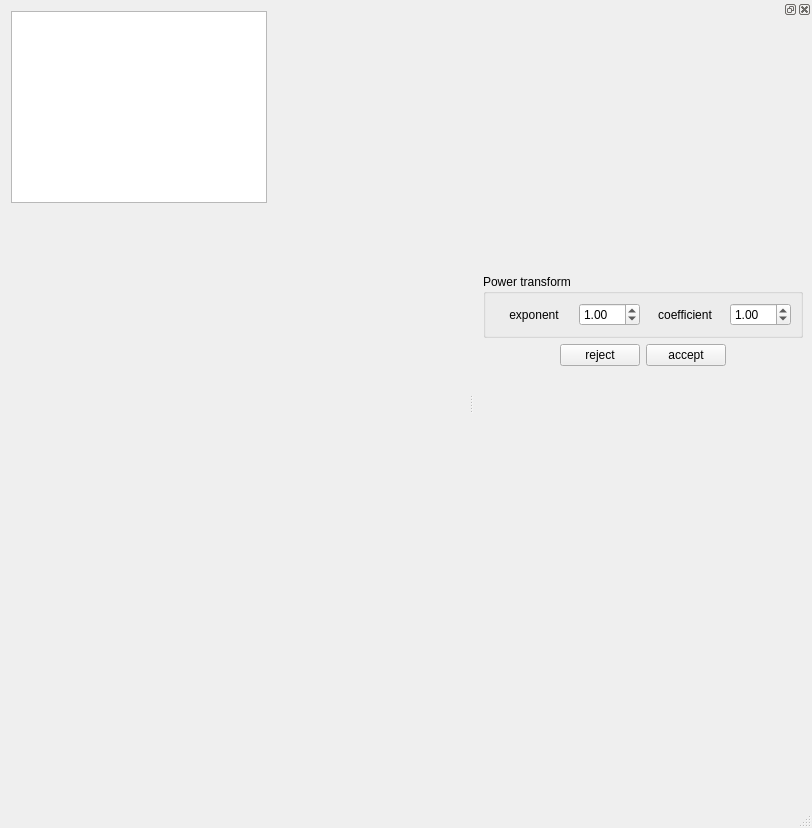
<?xml version="1.0" encoding="UTF-8"?>
<ui version="4.0">
 <class>MainWindow</class>
 <widget class="QMainWindow" name="MainWindow">
  <property name="geometry">
   <rect>
    <x>0</x>
    <y>0</y>
    <width>812</width>
    <height>828</height>
   </rect>
  </property>
  <property name="windowTitle">
   <string>MainWindow</string>
  </property>
  <widget class="QWidget" name="centralwidget">
   <widget class="QTextEdit" name="textEdit">
    <property name="geometry">
     <rect>
      <x>11</x>
      <y>11</y>
      <width>256</width>
      <height>192</height>
     </rect>
    </property>
   </widget>
  </widget>
  <widget class="QMenuBar" name="menubar">
   <property name="geometry">
    <rect>
     <x>0</x>
     <y>0</y>
     <width>812</width>
     <height>26</height>
    </rect>
   </property>
  </widget>
  <widget class="QStatusBar" name="statusbar"/>
  <widget class="QDockWidget" name="dockWidget">
   <attribute name="dockWidgetArea">
    <number>2</number>
   </attribute>
   <widget class="QWidget" name="controlDockWidget">
    <layout class="QGridLayout" name="gridLayout_2">
     <item row="0" column="0">
      <widget class="QLabel" name="controlDockLabel">
       <property name="minimumSize">
        <size>
         <width>320</width>
         <height>240</height>
        </size>
       </property>
       <property name="text">
        <string/>
       </property>
      </widget>
     </item>
     <item row="1" column="0">
      <widget class="QGroupBox" name="powerGroupBox">
       <property name="enabled">
        <bool>true</bool>
       </property>
       <property name="autoFillBackground">
        <bool>false</bool>
       </property>
       <property name="title">
        <string>Power transform</string>
       </property>
       <layout class="QGridLayout" name="gridLayout">
        <item row="1" column="0">
         <layout class="QHBoxLayout" name="exponentLayout">
          <item>
           <widget class="QLabel" name="exponentLabel">
            <property name="sizePolicy">
             <sizepolicy hsizetype="Preferred" vsizetype="Preferred">
              <horstretch>1</horstretch>
              <verstretch>0</verstretch>
             </sizepolicy>
            </property>
            <property name="text">
             <string>exponent</string>
            </property>
            <property name="alignment">
             <set>Qt::AlignCenter</set>
            </property>
           </widget>
          </item>
          <item>
           <widget class="QDoubleSpinBox" name="exponentSpinBox">
            <property name="sizePolicy">
             <sizepolicy hsizetype="Minimum" vsizetype="Fixed">
              <horstretch>0</horstretch>
              <verstretch>0</verstretch>
             </sizepolicy>
            </property>
            <property name="minimum">
             <double>-10.000000000000000</double>
            </property>
            <property name="maximum">
             <double>10.000000000000000</double>
            </property>
            <property name="singleStep">
             <double>0.100000000000000</double>
            </property>
            <property name="value">
             <double>1.000000000000000</double>
            </property>
           </widget>
          </item>
          <item>
           <widget class="QLabel" name="coefficientLabel">
            <property name="sizePolicy">
             <sizepolicy hsizetype="Preferred" vsizetype="Preferred">
              <horstretch>1</horstretch>
              <verstretch>0</verstretch>
             </sizepolicy>
            </property>
            <property name="text">
             <string>coefficient</string>
            </property>
            <property name="alignment">
             <set>Qt::AlignCenter</set>
            </property>
           </widget>
          </item>
          <item>
           <widget class="QDoubleSpinBox" name="doubleSpinBox">
            <property name="sizePolicy">
             <sizepolicy hsizetype="Minimum" vsizetype="Fixed">
              <horstretch>0</horstretch>
              <verstretch>0</verstretch>
             </sizepolicy>
            </property>
            <property name="minimum">
             <double>-10.000000000000000</double>
            </property>
            <property name="maximum">
             <double>10.000000000000000</double>
            </property>
            <property name="singleStep">
             <double>0.100000000000000</double>
            </property>
            <property name="value">
             <double>1.000000000000000</double>
            </property>
           </widget>
          </item>
         </layout>
        </item>
       </layout>
      </widget>
     </item>
     <item row="2" column="0">
      <layout class="QHBoxLayout" name="horizontalLayout">
       <item>
        <spacer name="horizontalSpacer">
         <property name="orientation">
          <enum>Qt::Horizontal</enum>
         </property>
         <property name="sizeHint" stdset="0">
          <size>
           <width>40</width>
           <height>20</height>
          </size>
         </property>
        </spacer>
       </item>
       <item>
        <widget class="QPushButton" name="rejectButton">
         <property name="sizePolicy">
          <sizepolicy hsizetype="Minimum" vsizetype="Fixed">
           <horstretch>0</horstretch>
           <verstretch>0</verstretch>
          </sizepolicy>
         </property>
         <property name="text">
          <string>reject</string>
         </property>
         <property name="icon">
          <iconset>
           <normaloff>images/reject.png</normaloff>images/reject.png</iconset>
         </property>
        </widget>
       </item>
       <item>
        <widget class="QPushButton" name="acceptButton">
         <property name="text">
          <string>accept</string>
         </property>
         <property name="icon">
          <iconset>
           <normaloff>images/accept.png</normaloff>images/accept.png</iconset>
         </property>
        </widget>
       </item>
       <item>
        <spacer name="horizontalSpacer_2">
         <property name="orientation">
          <enum>Qt::Horizontal</enum>
         </property>
         <property name="sizeHint" stdset="0">
          <size>
           <width>40</width>
           <height>20</height>
          </size>
         </property>
        </spacer>
       </item>
      </layout>
     </item>
     <item row="3" column="0">
      <spacer name="verticalSpacer">
       <property name="orientation">
        <enum>Qt::Vertical</enum>
       </property>
       <property name="sizeHint" stdset="0">
        <size>
         <width>17</width>
         <height>153</height>
        </size>
       </property>
      </spacer>
     </item>
    </layout>
   </widget>
  </widget>
 </widget>
 <resources/>
 <connections/>
</ui>
